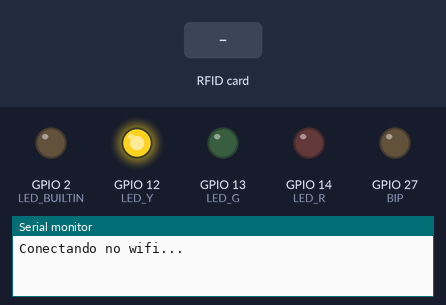
The sketch below on a simulated ESP32. On the bench: output pins drawn as LEDs (lit = HIGH), the last lines printed to the serial monitor. Dashed ring = blinking. The test bench sets the inputs (shaded band). WiFi joins after 1.5 s; servers stay silent unless stated; uploads are accepted with an empty reply.

Above: at 3.1 s.
At 6.5 s:
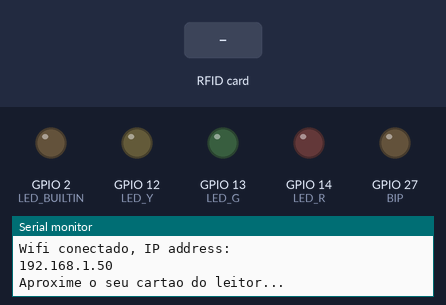
6.6 s: RFID card 5E 7A 19 C4 held to the reader
At 7.22 s:
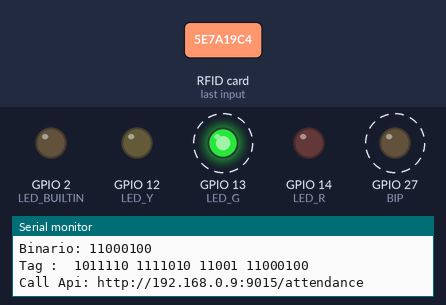
Timing chart, 0 to 9.6 s (numbered marks = the images above; inputs shaded):
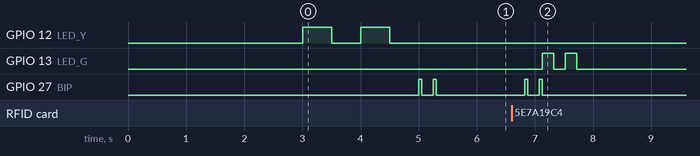

Measured:
- after the input at 6.6 s, GPIO 13 (LED_G): alternates HIGH for 0.20 s and LOW for 0.20 s, 4 changes in all, then stays LOW, starting after 0.52 s; GPIO 27 (BIP): alternates HIGH for 0.05 s and LOW for 0.20 s, 4 changes in all, then stays LOW, starting after 0.22 s

The sketch:

Codigo_ESP_RC522.ino
```cpp
#include <Arduino.h>
#include <MFRC522.h> //biblioteca responsável pela comunicação com o módulo RFID-RC522
#include <SPI.h> //biblioteca para comunicação do barramento SPI
#include <HTTPClient.h>
#include <WiFi.h>

HTTPClient http;

#define SS_PIN    21
#define RST_PIN   22
#define SIZE_BUFFER     18
#define MAX_SIZE_BLOCK  16
#define LED_R 14
#define LED_G 13
#define LED_Y 12
#define BIP 27


// Informe as credencias da sua rede wifi
const char* ssid = "Costelini";
const char* password = "Debora@280375";

//esse objeto 'chave' é utilizado para autenticação
MFRC522::MIFARE_Key key;
//código de status de retorno da autenticação
MFRC522::StatusCode status;

// Definicoes pino modulo RC522
MFRC522 mfrc522(SS_PIN, RST_PIN);

int LED_BUILTIN = 2;

void setup() {
    pinMode(LED_R, OUTPUT);
    pinMode(LED_G, OUTPUT);
    pinMode(LED_Y, OUTPUT);
    pinMode(BIP, OUTPUT);
    Serial.begin(115200);
    delay(3000);

    WiFi.begin(ssid, password);
     Serial.println("Conectando no wifi...");

  // Aguardando para conectar no wifi
    uint32_t notConnectedCounter = 0;
    while (WiFi.status() != WL_CONNECTED) {
          digitalWrite(LED_Y, HIGH);
          delay(500);
          digitalWrite(LED_Y, LOW);
          delay(500);
        Serial.println("Conectando Wifi...");
        notConnectedCounter++;
        if(notConnectedCounter > 50) { // Após 5 segundos nossa placa é resetada
            Serial.println("Reiniciando placa...");
            ESP.restart();
        }
    }

    Serial.println("Wifi conectado, IP address: ");
    Serial.println(WiFi.localIP());

    SPI.begin(); // Init SPI bus
    pinMode (LED_BUILTIN, OUTPUT);

    digitalWrite(BIP, HIGH);
    delay(50);
    digitalWrite(BIP, LOW);
    delay(200);
    digitalWrite(BIP, HIGH);
    delay(50);
    digitalWrite(BIP, LOW);

    Serial.println("Aproxime o seu cartao do leitor...");

    // Inicia MFRC522
    mfrc522.PCD_Init();
    // Mensagens iniciais no serial monitor TESTE  PARA SABER SE ESTA TUDO FUNCNIONANDO

    Serial.println();
}
void loop() {
    // Aguarda a aproximacao do cartao
    if ( ! mfrc522.PICC_IsNewCardPresent())
    {
      return;
    }
    // Seleciona um dos cartoes
    if ( ! mfrc522.PICC_ReadCardSerial())
    {
      digitalWrite(LED_Y, HIGH);
      digitalWrite(LED_G, HIGH);
      digitalWrite(LED_R, HIGH);
      delay(500);
      digitalWrite(LED_Y, LOW);
      digitalWrite(LED_G, LOW);
      digitalWrite(LED_R, LOW);
      delay(500);
      Serial.println("Falha na conexão com o leitor RHIF");
      return;
    }
    Serial.println("Aproxime o seu cartao do leitor...");

    String conteudo= "";
    byte letra;
    for (byte i = 0; i < mfrc522.uid.size; i++)
    {
       Serial.println(mfrc522.uid.uidByte[i] < 0x10 ? " 0" : " ");
       Serial.print("Binario: ");
       Serial.println(mfrc522.uid.uidByte[i], BIN);
       conteudo.concat(String(mfrc522.uid.uidByte[i] < 0x10 ? " 0" : " "));
       conteudo.concat(String(mfrc522.uid.uidByte[i], BIN));
    }

    Serial.println("Tag : " + String(conteudo));

    Serial.println("Call Api: http://192.168.0.9:9015/attendance");
    http.begin("http://192.168.0.9:9015/attendance");
    http.addHeader("Content-Type", "application/json");
    String httpRequestData = "{\"tag\":\"" + String(conteudo)  + "\"}";
    int httpResponseCode = http.POST(httpRequestData);


      if (httpResponseCode== 200)
//Double BIP lida cartao
      digitalWrite(BIP, HIGH);
      delay(50);
      digitalWrite(BIP, LOW);
      delay(200);
      digitalWrite(BIP, HIGH);
      delay(50);
      digitalWrite(BIP, LOW);
//Double green lida cartao
      digitalWrite(LED_G, HIGH);
      delay(200);
      digitalWrite(LED_G, LOW);
      delay(200);
      digitalWrite(LED_G, HIGH);
      delay(200);
      digitalWrite(LED_G, LOW);
      delay(200);

      if (httpResponseCode>0) {
      Serial.print("HTTP Response code: ");
      Serial.println(httpResponseCode);
      String payload = http.getString();
      Serial.println(payload);
    }
    else {
      digitalWrite(LED_R, HIGH);
      digitalWrite(BIP, HIGH);
      delay(1000);
      digitalWrite(BIP, LOW);
      digitalWrite(LED_R, LOW);
      Serial.print("Error code: ");
      Serial.println(httpResponseCode);
    }
    // instrui o PICC quando no estado ACTIVE a ir para um estado de "parada"
    mfrc522.PICC_HaltA();
    // "stop" a encriptação do PCD, deve ser chamado após a comunicação com autenticação, caso contrário novas comunicações não poderão ser iniciadas
    mfrc522.PCD_StopCrypto1();
}
```
